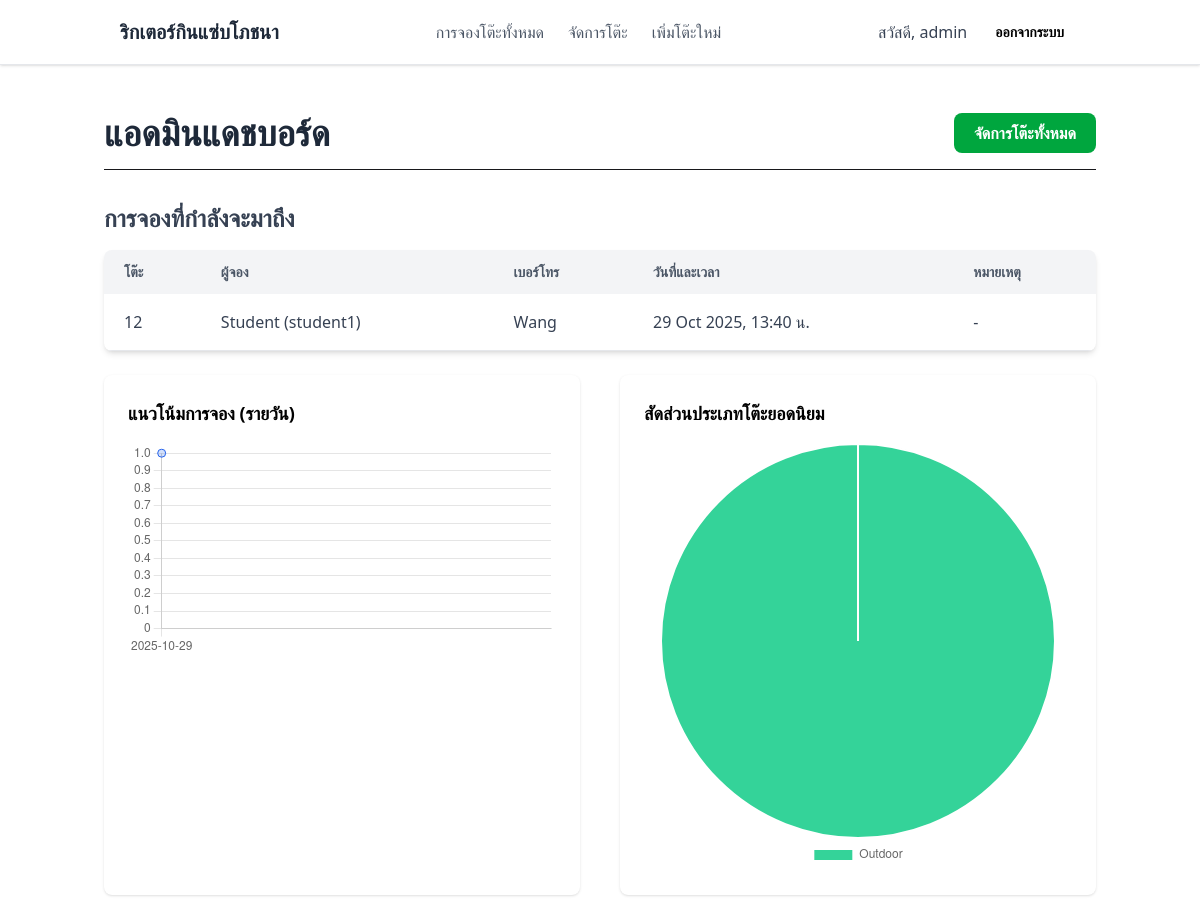
The app's page /manage/services/manage/dashboard/ (signed in), older data.
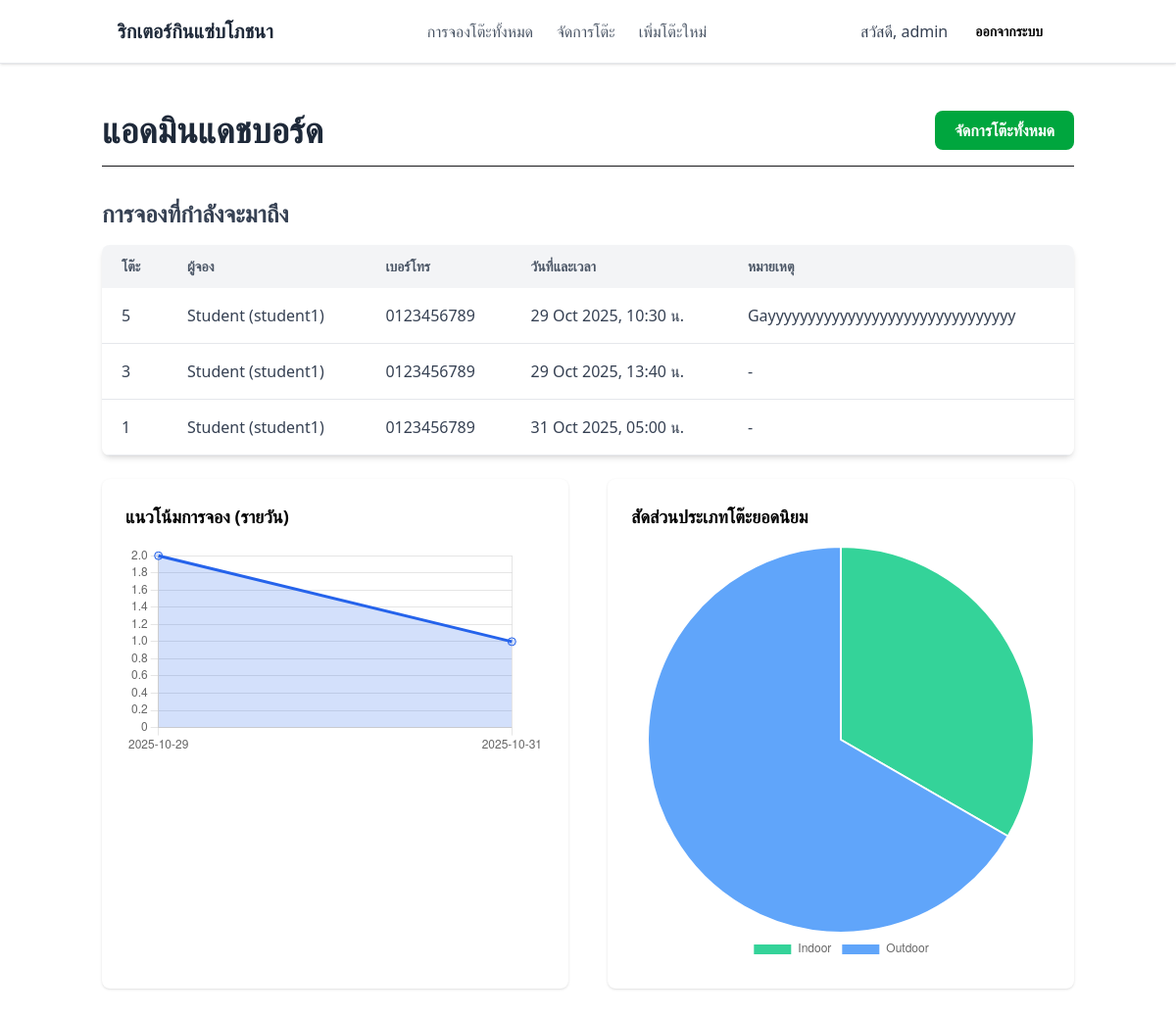
The same page, newer data.
### services/models.py (models this page shows, shortened)
class Booking(models.Model):
    STATUS_CHOICES = (
        ('confirmed', 'Confirmed'),
        ('cancelled', 'Cancelled'),
    )
    user = models.ForeignKey(CustomUser, on_delete=models.CASCADE)
    table = models.ForeignKey(Table, on_delete=models.CASCADE)
    booking_datetime = models.DateTimeField()
    status = models.CharField(max_length=10, choices=STATUS_CHOICES, default='confirmed')
    notes = models.TextField(blank=True, null=True)
    class Meta:
        unique_together = ('table', 'booking_datetime')

class Table(models.Model):
    table_number = models.CharField(max_length=50, unique=True)
    capacity = models.PositiveIntegerField(help_text="จำนวนที่นั่ง")
    is_outdoor = models.BooleanField(default=False, help_text="ติ๊กถ้าเป็นโต๊ะโซน Outdoor")
    description = models.TextField(blank=True, null=True, help_text="รายละเอียดเพิ่มเติม เช่น 'โต๊ะริมหน้าต่าง'")
    image = models.ImageField(
        upload_to='table_images/',
        blank=True,
        null=True,
        help_text="รูปภาพโต๊ะ"
    )

### accounts/models.py (models this page shows, shortened)
class CustomUser(AbstractUser):
    ROLE_CHOICES = (
        ('customer', 'Customer'),
        ('admin', 'Admin'),
    )
    first_name = None
    last_name = None
    full_name = models.CharField(max_length=255)
    phone_number = models.CharField(max_length=20, blank=True, null=True)
    role = models.CharField(max_length=10, choices=ROLE_CHOICES, default='customer')

### services/views.py (the view)
# urls.py: path('manage/dashboard/', AdminDashboardView.as_view(), name='admin_dashboard'),
class AdminDashboardView(AdminRequiredMixin, TemplateView):
    template_name = 'services/admin_dashboard.html'
    def get_context_data(self, **kwargs):
        context = super().get_context_data(**kwargs)
        today = timezone.now().date()
        context['bookings'] = Booking.objects.filter(
            status='confirmed',
            booking_datetime__gte=today
        ).order_by('booking_datetime')
        bookings_daily = Booking.objects.filter(status='confirmed') \
            .annotate(day=TruncDate('booking_datetime')) \
            .values('day') \
            .annotate(count=Count('id')) \
            .order_by('day')
        line_labels = [b['day'].strftime('%Y-%m-%d') for b in bookings_daily]
        line_data = [b['count'] for b in bookings_daily]
        context['line_labels'] = line_labels
        context['line_data'] = line_data
        pie_data = Booking.objects.filter(status='confirmed') \
            .values('table__is_outdoor') \
            .annotate(count=Count('id'))
        pie_labels = ["Outdoor" if p['table__is_outdoor'] else "Indoor" for p in pie_data]
        pie_values = [p['count'] for p in pie_data]
        context['pie_labels'] = pie_labels
        context['pie_values'] = pie_values
        return context

### services/views.py (called while the page is built)
    def test_func(self):
        return self.request.user.is_superuser or self.request.user.role == 'admin'

### templates/services/admin_dashboard.html (shortened to what this page needs)
{% extends 'base.html' %}
{% block content %}
<div class="container mx-auto px-4 py-12">
    <div class="flex justify-between items-center mb-8 border-b pb-4">
        <h1 class="text-4xl font-bold text-gray-800">แอดมินแดชบอร์ด</h1>
        <a href="{% url 'table_list' %}" class="px-5 py-2 bg-green-600 text-white font-semibold rounded-lg hover:bg-green-700 transition">
            จัดการโต๊ะทั้งหมด
        </a>
    </div>
    <h2 class="text-2xl font-semibold text-gray-700 mb-4">การจองที่กำลังจะมาถึง</h2>
    {% if bookings %}
        <div class="bg-white shadow-md rounded-lg overflow-hidden">
            <table class="min-w-full leading-normal">
                <thead class="bg-gray-100">
                    <tr class="text-left text-gray-600 uppercase text-sm">
                        <th class="py-3 px-5">โต๊ะ</th>
                        <th class="py-3 px-5">ผู้จอง</th>
                        <th class="py-3 px-5">เบอร์โทร</th>
                        <th class="py-3 px-5">วันที่และเวลา</th>
                        <th class="py-3 px-5">หมายเหตุ</th>
                    </tr>
                </thead>
                <tbody class="text-gray-700">
                    {% for booking in bookings %}
                    <tr class="border-b border-gray-200 hover:bg-gray-50">
                        <td class="py-4 px-5 font-medium">{{ booking.table.table_number }}</td>
                        <td class="py-4 px-5">{{ booking.user.full_name }} ({{booking.user.username}})</td>
                        <td class="py-4 px-5">{{ booking.user.phone_number|default:"-" }}</td>
                        <td class="py-4 px-5">{{ booking.booking_datetime|date:"d M Y, H:i" }} น.</td>
                        <td class="py-4 px-5">{{ booking.notes|default:"-" }}</td>
                    </tr>
                    {% endfor %}
                </tbody>
            </table>
        </div>
    {% else %}
        <div class="text-center bg-gray-50 p-10 rounded-lg">
            <p class="text-gray-600 text-lg">ยังไม่มีการจองเข้ามา</p>
        </div>
    {% endif %}
    <div class="grid md:grid-cols-2 gap-10 mb-12">
        <div class="bg-white shadow rounded-lg p-6">
            <h2 class="text-lg font-semibold mb-4 text-black">แนวโน้มการจอง (รายวัน)</h2>
            <canvas id="bookingLineChart" width="400" height="200"></canvas>
        </div>
        <div class="bg-white shadow rounded-lg p-6">
            <h2 class="text-lg font-semibold mb-4 text-black">สัดส่วนประเภทโต๊ะยอดนิยม</h2>
            <canvas id="tablePieChart" width="400" height="200"></canvas>
        </div>
    </div>
    <script>
        const lineLabels = {{ line_labels|safe }};
        const lineData = {{ line_data|safe }};
        const pieLabels = {{ pie_labels|safe }};
        const pieValues = {{ pie_values|safe }};
        new Chart(document.getElementById('bookingLineChart').getContext('2d'), {
            type: 'line',
            data: {
                labels: lineLabels,
                datasets: [{
                    label: 'จำนวนการจอง',
                    data: lineData,
                    borderColor: '#2563eb',
                    backgroundColor: 'rgba(37,99,235,0.2)',
                    fill: true,
                    pointRadius: 4
                }]
            },
            options: {
                responsive: true,
                plugins: {
                    legend: { display: false }
                },
                scales: {
                    y: { beginAtZero: true }
                }
            }
        });
        new Chart(document.getElementById('tablePieChart').getContext('2d'), {
            type: 'pie',
            data: {
                labels: pieLabels,
                datasets: [{
                    data: pieValues,
                    backgroundColor: ['#34d399', '#60a5fa', '#fbbf24'],
                }]
            },
            options: {
                responsive: true,
                plugins: {
                    legend: { position: 'bottom' }
                }
            }
        });
    </script>
</div>
{% endblock %}

Row changes from the older to the newer data that the page shows:
added Booking: table.table_number "5", user.full_name "Student", user.username "student1", user.phone_number "0123456789", booking_datetime "29 Oct 2025, 10:30", notes "Gayyyyyyyyyyyyyyyyyyyyyyyyyyyyyyy"
changed through a linked row, Booking "29 Oct 2025, 13:40": table.table_number "12" → "3"; user.phone_number "Wang" → "0123456789"
added Booking: table.table_number "1", user.full_name "Student", user.username "student1", user.phone_number "0123456789", booking_datetime "31 Oct 2025, 05:00", notes "-"
Text that changed along with them:
chart data {{ line_labels|safe }}: ['2025-10-29'] → ['2025-10-29', '2025-10-31']
chart data {{ line_data|safe }}: [1] → [2, 1]
chart data {{ pie_values|safe }}: [1] → [1, 2]
